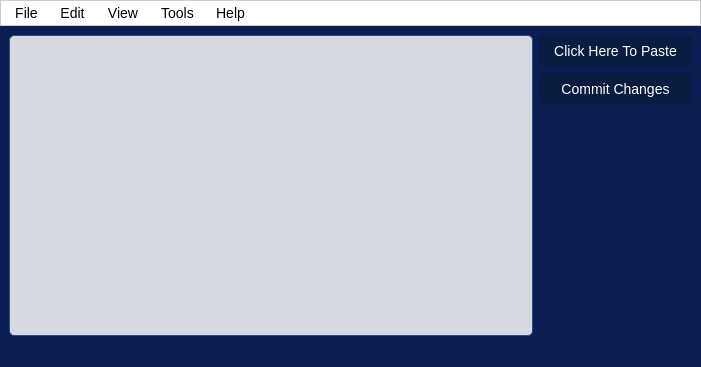
<?xml version="1.0" encoding="UTF-8"?>
<ui version="4.0">
 <class>ParsioApp</class>
 <widget class="QMainWindow" name="ParsioApp">
  <property name="geometry">
   <rect>
    <x>0</x>
    <y>0</y>
    <width>701</width>
    <height>367</height>
   </rect>
  </property>
  <property name="windowTitle">
   <string>Parsio - AI Job Application Tracker</string>
  </property>
  <property name="windowIcon">
   <iconset>
    <normaloff>images/icon.png</normaloff>images/icon.png</iconset>
  </property>
  <property name="styleSheet">
   <string notr="true">QWidget {
    background-color: #0B1D51;  /* dark blue */
    color: black;
    font-family: Arial, sans-serif;
    font-size: 14px;
}
QMenuBar {
    background-color: white;
    color: black;
    border: 1px solid #cccccc;
    font-family: Arial, sans-serif;
    font-size: 14px;
}
QMenuBar::item {
    background-color: white;
    color: black;
    padding: 4px 8px;
}
QMenuBar::item:selected {
    background-color: #f0f0f0;
    color: black;
}
QMenuBar::item:pressed {
    background-color: #e0e0e0;
    color: black;
}
QMenu {
    background-color: white;
    color: black;
    border: 1px solid #cccccc;
}
QMenu::item {
    background-color: white;
    color: black;
    padding: 4px 20px;
}
QMenu::item:selected {
    background-color: #f0f0f0;
    color: black;
}
QTextEdit {
    background-color: #D6D9E0;  /* light gray/blue */
    color: black;
    border: 1px solid #324A80;  /* medium dark blue border */
    border-radius: 5px;
}
QPushButton {
    background-color: #081B40;  /* darker blue */
    color: white;
    border: none;
    padding: 8px 15px;
    border-radius: 5px;
}
QPushButton:hover {
    background-color: #1A2E6B;  /* lighter blue on hover */
}
QPushButton:pressed {
    background-color: #050E2A;  /* darkest blue on press */
}</string>
  </property>
  <widget class="QWidget" name="centralwidget">
   <layout class="QHBoxLayout" name="main_layout">
    <item>
     <widget class="QTextEdit" name="log_board">
      <property name="font">
       <font>
        <family>Arial,sans-serif</family>
        <pointsize>-1</pointsize>
       </font>
      </property>
      <property name="readOnly">
       <bool>true</bool>
      </property>
     </widget>
    </item>
    <item>
     <layout class="QVBoxLayout" name="right_panel">
      <item>
       <widget class="QPushButton" name="btn_paste">
        <property name="font">
         <font>
          <family>Arial,sans-serif</family>
          <pointsize>-1</pointsize>
         </font>
        </property>
        <property name="text">
         <string>Click Here To Paste</string>
        </property>
       </widget>
      </item>
      <item>
       <widget class="QPushButton" name="btn_commit">
        <property name="font">
         <font>
          <family>Arial,sans-serif</family>
          <pointsize>-1</pointsize>
         </font>
        </property>
        <property name="text">
         <string>Commit Changes</string>
        </property>
       </widget>
      </item>
      <item>
       <spacer name="verticalSpacer">
        <property name="orientation">
         <enum>Qt::Vertical</enum>
        </property>
        <property name="sizeHint" stdset="0">
         <size>
          <width>20</width>
          <height>40</height>
         </size>
        </property>
       </spacer>
      </item>
     </layout>
    </item>
   </layout>
  </widget>
  <widget class="QMenuBar" name="menubar">
   <property name="geometry">
    <rect>
     <x>0</x>
     <y>0</y>
     <width>701</width>
     <height>22</height>
    </rect>
   </property>
   <widget class="QMenu" name="menuFile">
    <property name="title">
     <string>File</string>
    </property>
    <addaction name="actionNew"/>
    <addaction name="actionOpen"/>
    <addaction name="actionSave"/>
    <addaction name="actionSave_As"/>
    <addaction name="separator"/>
    <addaction name="actionExit"/>
   </widget>
   <widget class="QMenu" name="menuEdit">
    <property name="title">
     <string>Edit</string>
    </property>
    <addaction name="actionCut"/>
    <addaction name="actionCopy"/>
    <addaction name="actionPaste"/>
    <addaction name="separator"/>
    <addaction name="actionClear_Log"/>
   </widget>
   <widget class="QMenu" name="menuView">
    <property name="title">
     <string>View</string>
    </property>
    <addaction name="actionRefresh"/>
    <addaction name="separator"/>
    <addaction name="actionFull_Screen"/>
   </widget>
   <widget class="QMenu" name="menuTools">
    <property name="title">
     <string>Tools</string>
    </property>
    <addaction name="actionSettings"/>
    <addaction name="actionExport_Data"/>
    <addaction name="actionImport_Data"/>
   </widget>
   <widget class="QMenu" name="menuHelp">
    <property name="title">
     <string>Help</string>
    </property>
    <addaction name="actionAbout"/>
    <addaction name="actionUser_Guide"/>
   </widget>
   <addaction name="menuFile"/>
   <addaction name="menuEdit"/>
   <addaction name="menuView"/>
   <addaction name="menuTools"/>
   <addaction name="menuHelp"/>
  </widget>
  <widget class="QStatusBar" name="statusbar"/>
  <action name="actionNew">
   <property name="text">
    <string>New</string>
   </property>
   <property name="shortcut">
    <string>Ctrl+N</string>
   </property>
  </action>
  <action name="actionOpen">
   <property name="text">
    <string>Open</string>
   </property>
   <property name="shortcut">
    <string>Ctrl+O</string>
   </property>
  </action>
  <action name="actionSave">
   <property name="text">
    <string>Save</string>
   </property>
   <property name="shortcut">
    <string>Ctrl+S</string>
   </property>
  </action>
  <action name="actionSave_As">
   <property name="text">
    <string>Save As...</string>
   </property>
   <property name="shortcut">
    <string>Ctrl+Shift+S</string>
   </property>
  </action>
  <action name="actionExit">
   <property name="text">
    <string>Exit</string>
   </property>
   <property name="shortcut">
    <string>Ctrl+Q</string>
   </property>
  </action>
  <action name="actionCut">
   <property name="text">
    <string>Cut</string>
   </property>
   <property name="shortcut">
    <string>Ctrl+X</string>
   </property>
  </action>
  <action name="actionCopy">
   <property name="text">
    <string>Copy</string>
   </property>
   <property name="shortcut">
    <string>Ctrl+C</string>
   </property>
  </action>
  <action name="actionPaste">
   <property name="text">
    <string>Paste</string>
   </property>
   <property name="shortcut">
    <string>Ctrl+V</string>
   </property>
  </action>
  <action name="actionClear_Log">
   <property name="text">
    <string>Clear Log</string>
   </property>
   <property name="shortcut">
    <string>Ctrl+L</string>
   </property>
  </action>
  <action name="actionRefresh">
   <property name="text">
    <string>Refresh</string>
   </property>
   <property name="shortcut">
    <string>F5</string>
   </property>
  </action>
  <action name="actionFull_Screen">
   <property name="text">
    <string>Full Screen</string>
   </property>
   <property name="shortcut">
    <string>F11</string>
   </property>
  </action>
  <action name="actionSettings">
   <property name="text">
    <string>Settings</string>
   </property>
   <property name="shortcut">
    <string>Ctrl+,</string>
   </property>
  </action>
  <action name="actionExport_Data">
   <property name="text">
    <string>Export Data</string>
   </property>
  </action>
  <action name="actionImport_Data">
   <property name="text">
    <string>Import Data</string>
   </property>
  </action>
  <action name="actionAbout">
   <property name="text">
    <string>About</string>
   </property>
   <property name="shortcut">
    <string>F1</string>
   </property>
  </action>
  <action name="actionUser_Guide">
   <property name="text">
    <string>User Guide</string>
   </property>
  </action>
 </widget>
 <resources/>
 <connections/>
</ui>
